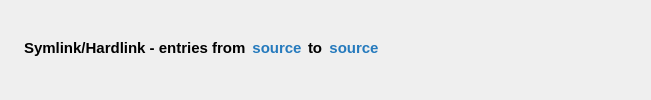
    <widget class="QWidget" name="headerWgt" native="true">
     <property name="font">
      <font>
       <pointsize>11</pointsize>
       <bold>true</bold>
       <stylestrategy>PreferAntialias</stylestrategy>
      </font>
     </property>
     <property name="focusPolicy">
      <enum>Qt::ClickFocus</enum>
     </property>
     <layout class="QHBoxLayout" name="horizontalLayout">
      <property name="leftMargin">
       <number>24</number>
      </property>
      <property name="topMargin">
       <number>0</number>
      </property>
      <property name="rightMargin">
       <number>24</number>
      </property>
      <property name="bottomMargin">
       <number>4</number>
      </property>
      <item>
       <widget class="QWidget" name="widget_11" native="true">
        <property name="focusPolicy">
         <enum>Qt::ClickFocus</enum>
        </property>
        <layout class="QHBoxLayout" name="horizontalLayout_2">
         <property name="leftMargin">
          <number>0</number>
         </property>
         <property name="topMargin">
          <number>0</number>
         </property>
         <property name="rightMargin">
          <number>0</number>
         </property>
         <property name="bottomMargin">
          <number>0</number>
         </property>
         <item>
          <widget class="QLabel" name="headerText1">
           <property name="focusPolicy">
            <enum>Qt::ClickFocus</enum>
           </property>
           <property name="text">
            <string>Symlink/Hardlink - entries from</string>
           </property>
           <property name="textInteractionFlags">
            <set>Qt::NoTextInteraction</set>
           </property>
          </widget>
         </item>
         <item>
          <widget class="QLabel" name="sourcePathText">
           <property name="text">
            <string>&lt;html&gt;&lt;head/&gt;&lt;body&gt;&lt;p&gt;&lt;a href=&quot;C:&quot;&gt;&lt;span style=&quot;color: rgba(0, 100, 180, 216);text-decoration:none;&quot;&gt;source&lt;/span&gt;&lt;/a&gt;&lt;/p&gt;&lt;/body&gt;&lt;/html&gt;</string>
           </property>
           <property name="alignment">
            <set>Qt::AlignCenter</set>
           </property>
           <property name="openExternalLinks">
            <bool>true</bool>
           </property>
          </widget>
         </item>
         <item>
          <widget class="QLabel" name="headerText2">
           <property name="focusPolicy">
            <enum>Qt::ClickFocus</enum>
           </property>
           <property name="text">
            <string>to</string>
           </property>
           <property name="textInteractionFlags">
            <set>Qt::NoTextInteraction</set>
           </property>
          </widget>
         </item>
         <item>
          <widget class="QLabel" name="targetPathText">
           <property name="text">
            <string>&lt;html&gt;&lt;head/&gt;&lt;body&gt;&lt;p&gt;&lt;a href=&quot;C:&quot;&gt;&lt;span style=&quot;color: rgba(0, 100, 180, 216);text-decoration:none;&quot;&gt;source&lt;/span&gt;&lt;/a&gt;&lt;/p&gt;&lt;/body&gt;&lt;/html&gt;</string>
           </property>
           <property name="alignment">
            <set>Qt::AlignCenter</set>
           </property>
           <property name="openExternalLinks">
            <bool>true</bool>
           </property>
          </widget>
         </item>
        </layout>
       </widget>
      </item>
      <item>
       <spacer name="horizontalSpacer">
        <property name="orientation">
         <enum>Qt::Horizontal</enum>
        </property>
        <property name="sizeHint" stdset="0">
         <size>
          <width>248</width>
          <height>20</height>
         </size>
        </property>
       </spacer>
      </item>
     </layout>
    </widget>
